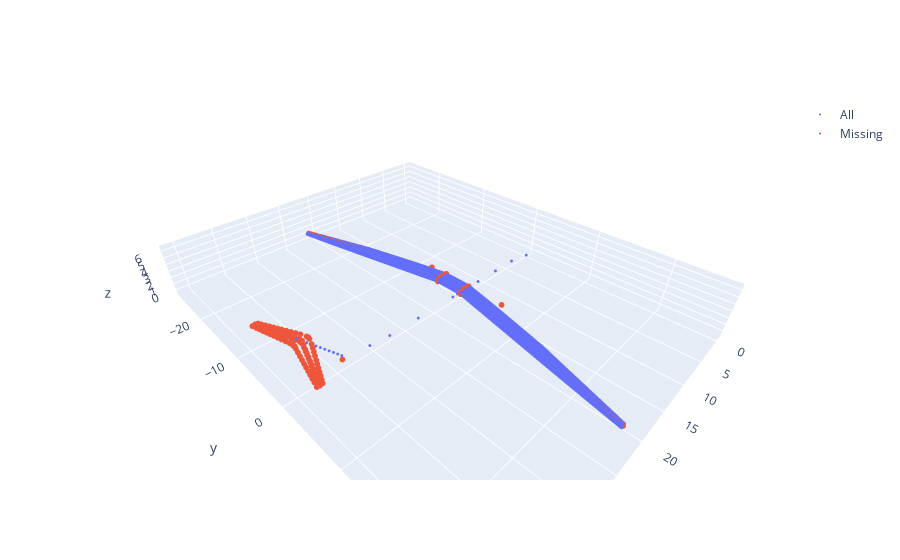

The cell this chart's notebook holds for it:
### Code cell
fig=go.Figure()
fig.add_trace(go.Scatter3d(x=node_full[:,0],y=node_full[:,1],z=node_full[:,2],mode='markers',marker=dict(size=1),text=list(bdfmodel.nodes.keys()),name='All'))
fig.add_trace(go.Scatter3d(x=node_missing[:,0],y=node_missing[:,1],z=node_missing[:,2],mode='markers',marker=dict(size=2),text=nid_missing,name='Missing'))
fig.update_layout(scene=dict(aspectmode='data'))
#fig.write_html('full_model.html')

### Figure 1 — Plotly figure (JSON) as saved in the notebook; plotly's stock layout.template omitted (floating-point values rounded to 4 significant figures; data arrays with more than 128 entries replaced by an {"elided": "..."} marker saying what was removed)
{"data": [{"marker": {"size": 1}, "mode": "markers", "name": "All", "text": {"elided": "16358 str values"}, "type": "scatter3d", "x": {"elided": "16358 float values"}, "y": {"elided": "16358 float values"}, "z": {"elided": "16358 float values"}}, {"marker": {"size": 2}, "mode": "markers", "name": "Missing", "text": {"elided": "282 int values"}, "type": "scatter3d", "x": {"elided": "282 float values"}, "y": {"elided": "282 float values"}, "z": {"elided": "282 float values"}}], "layout": {"scene": {"aspectmode": "data"}}}
